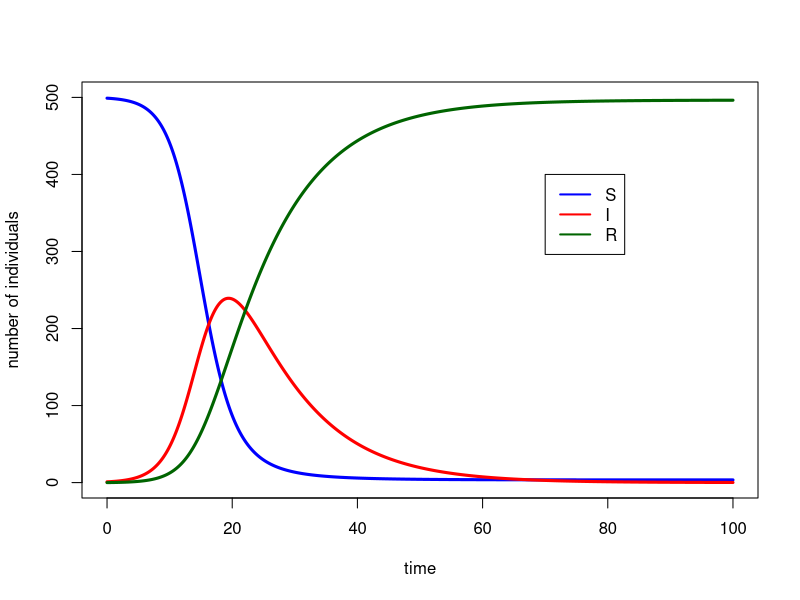

Write R code to recreate this figure.
##########################################################
# Starting script to the module 'SIR models of epidemics'
##########################################################
# implements the basic SIR model, and plots simulation results

###################################
# FUNCTION DEFINITIONS
###################################

###
# sir_model <- function(t, x, parameters)
# Use: calculates the derivatives for the SIR model
# Input:
#      t: time (not used here, because there is no explicit time dependence)
#      x: vector of the current values of all variables (S, I, R)
#      parameters: list containing all parameter values used in the model
# Output:
#      der: vector of derivatives

# To use the lsoda function, the model function has to be a function of t (time),
# x (the vector of the variables) and model parameters.

sir_model <- function(t, x, parameters) {
    # beta and r are not global variables. To be able to refer to their current values,
    # you have to specify that you want to use the value of beta and r from 'parameters'.
    # Similarly, the variables of the model need to be taken from the vector x. This is done by the 'with' function.

    with(as.list(c(parameters, x)), {
        dS <- -beta * S * I
        dI <- +beta * S * I - r * I
        dR <- r * I # Note: because S+I+R=constant, this equation could actually be omitted,
        # and R at any time point could simply be calculated as N-S-I.
        der <- c(dS, dI, dR)
        return(list(der)) # the output must be returned as a list
    }) # end of 'with'
} # end of function definition


###########################
# MAIN PROGRAM
###########################

### LOAD LIBRARIES
# load R library for ordinary differential equation solvers
# you might need to install this package (`install.packages("deSolve")`)
library(deSolve)

### INITIALIZE PARAMETER SETTINGS

parameters <- list(beta = 1e-3, r = 1e-1) # set the parameters of the model
initial_conditions <- c(S = 499, I = 1, R = 0) # set the initial values
timepoints <- seq(0, 100, 0.1) # set the time points for evaluation

# Calculate and print R_0 on the screen
population_size <- sum(initial_conditions)
r_0 <- with(parameters, {
    beta * population_size / r
})
print(paste("R_0 =", r_0), quote = FALSE)

### SIMULATE THE MODEL

## Use lsoda to solve the differential equations numerically.
## (for convenience we convert the output to a data.frame)

sir_simulation <- as.data.frame(
    lsoda(
        y = initial_conditions,
        times = timepoints,
        func = sir_model,
        parms = parameters
    )
)

### PLOT THE OUTPUT

# If you remove the # before pdf(...) and dev.off(), the output will be written in a pdf file,
# in the working directory. If you don't, a window containing your graph will just pop up.

#pdf("startingscript1.pdf")
# par(cex=1.7)
# Plot S as a function of time, in blue, and add the graphs I and R over time
# in red and dark green respectively. Call help(plot) for further details.

plot(x = timepoints, y = sir_simulation$S,
    type = "l", col = "blue", lwd = 3,
    ylim = c(0, sum(initial_conditions)),
    xlab = "time", ylab = "number of individuals"
)
# Note: if you follow the order of arguments in a function call you can omit the argument names.
lines(timepoints, sir_simulation$I,
    type = "l", col = "red", lwd = 3
)
lines(timepoints, sir_simulation$R,
    type = "l", col = "darkgreen", lwd = 3
)
# Add a legend to the graph
legend(70, 400,
    legend = c("S", "I", "R"),
    col = c("blue", "red", "darkgreen"),
    lty = 1, lwd = 2
)
#dev.off()
